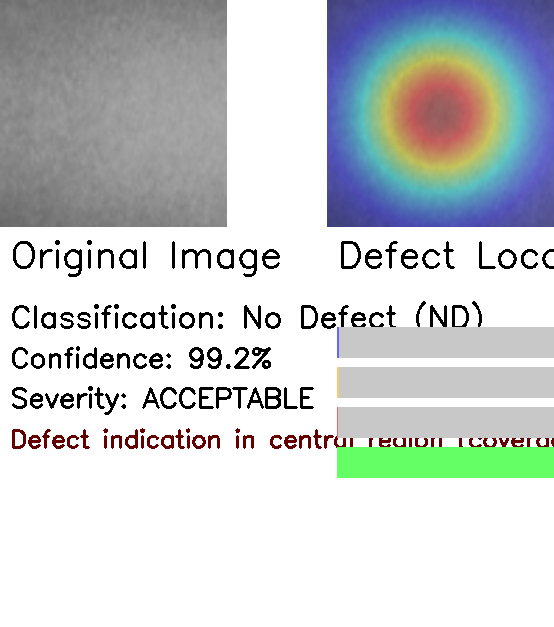
#> input picture backend/test_xai_panel_RRT-09R_Img1_A80_S9_[2][23].png, 554 x 627 px
$ python -i image_processor.py   (imports and definitions only)
#> lines starting #> are read from the running program, lines starting #| are printed output that depends on the picture
#> further down, picture is the input picture: shape (627, 554, 3); mean B, G, R 207.5, 206.8, 201.8
"""Image preprocessing utilities for XAI Visual Quality Control.

This module provides image preprocessing functions including loading,
normalization, resizing, and data type validation.
"""

from typing import Optional, Tuple, Union
import numpy as np
import cv2
from PIL import Image


class ImageProcessor:
    """Image processor for preparing images for model inference.

    This class handles image loading, preprocessing, normalization,
    and validation to ensure consistent input format for detection models.
    """

    def __init__(
        self,
        target_size: Tuple[int, int] = (512, 512),
        normalize: bool = True,
        mean: Tuple[float, float, float] = (0.485, 0.456, 0.406),
        std: Tuple[float, float, float] = (0.229, 0.224, 0.225)
    ):
        """Initialize the ImageProcessor.

        Args:
            target_size: Target image size as (height, width).
            normalize: Whether to normalize pixel values.
            mean: Mean values for normalization (RGB).
            std: Standard deviation values for normalization (RGB).
        """
        self.target_size = target_size
        self.normalize = normalize
        self.mean = np.array(mean, dtype=np.float32)
        self.std = np.array(std, dtype=np.float32)

    # [46 lines left out: functions load_image, load_image_from_bytes, not called in this run]

    def resize_image(
        self,
        image: np.ndarray,
        target_size: Optional[Tuple[int, int]] = None
    ) -> np.ndarray:
        """Resize image to target size.

        Args:
            image: Input image as numpy array.
            target_size: Optional target size, uses self.target_size if None.

        Returns:
            Resized image.
        """
        if target_size is None:
            target_size = self.target_size

        resized = cv2.resize(
            image,
            (target_size[1], target_size[0]),
            interpolation=cv2.INTER_LINEAR
        )
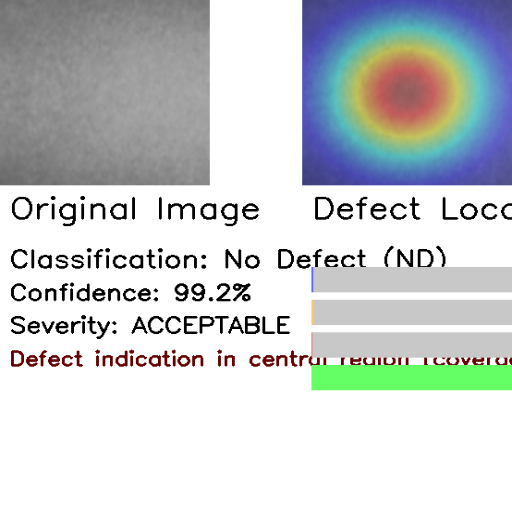
#> resized: shape (512, 512, 3); mean B, G, R 207.4, 206.7, 201.8
        return resized

    def normalize_image(
        self,
        image: np.ndarray
    ) -> np.ndarray:
        """Normalize image pixel values.

        Args:
            image: Input image as numpy array with values in [0, 255].

        Returns:
            Normalized image with values scaled by mean and std.

        Raises:
            ValueError: If image dtype is invalid.
        """
        if not np.issubdtype(image.dtype, np.integer) and not np.issubdtype(image.dtype, np.floating):
            raise ValueError(f"Invalid image dtype: {image.dtype}")

        image = image.astype(np.float32)
        if image.max() > 1.0:
            image = image / 255.0

        if self.normalize:
            image = (image - self.mean) / self.std
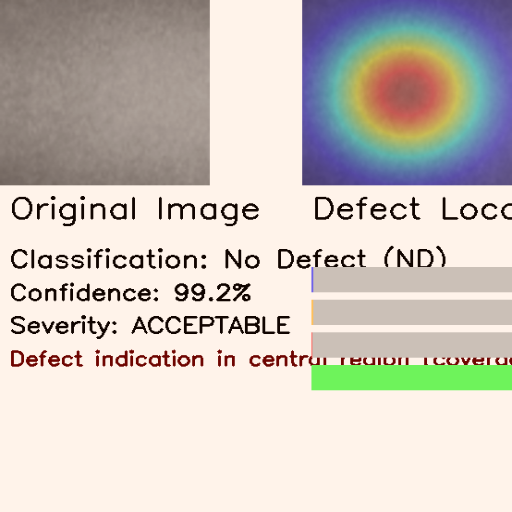
#> image: shape (512, 512, 3) float32; mean of channels 0, 1, 2 1.44, 1.58, 1.71; drawn with min black and max white

        return image

    # [74 lines left out: function adjust_contrast, not called in this run]

    def preprocess(
        self,
        image: Union[str, np.ndarray, bytes],
        resize: bool = True,
        contrast: float = 1.0,
        contrast_method: str = 'linear'
    ) -> np.ndarray:
        """Complete preprocessing pipeline.

        Args:
            image: Input image as file path, numpy array, or bytes.
            resize: Whether to resize the image.
            contrast: Contrast adjustment factor (1.0 = no change).
            contrast_method: Method for contrast adjustment ('linear', 'histogram', 'clahe', 'gamma').

        Returns:
            Preprocessed image ready for model inference.
        """
        if isinstance(image, str):
            image = self.load_image(image)
        elif isinstance(image, bytes):
            image = self.load_image_from_bytes(image)
        elif not isinstance(image, np.ndarray):
            raise ValueError(f"Unsupported image type: {type(image)}")

        # Apply contrast adjustment before other processing
        if contrast != 1.0 or contrast_method != 'linear':
            image = self.adjust_contrast(image, contrast, contrast_method)

        if resize:
            image = self.resize_image(image)

        image = self.normalize_image(image)

        return image

    # [55 lines left out: functions to_tensor, add_batch_dimension, validate_image_format, not called in this run]


import io

>>> import cv2
>>> picture = cv2.imread('../../test_xai_panel_RRT-09R_Img1_A80_S9_[2][23].png')
>>> result = ImageProcessor().preprocess(picture)

$ run again, on backend/test_xai_panel_bam5_Img1_A80_S2_[4][21].png
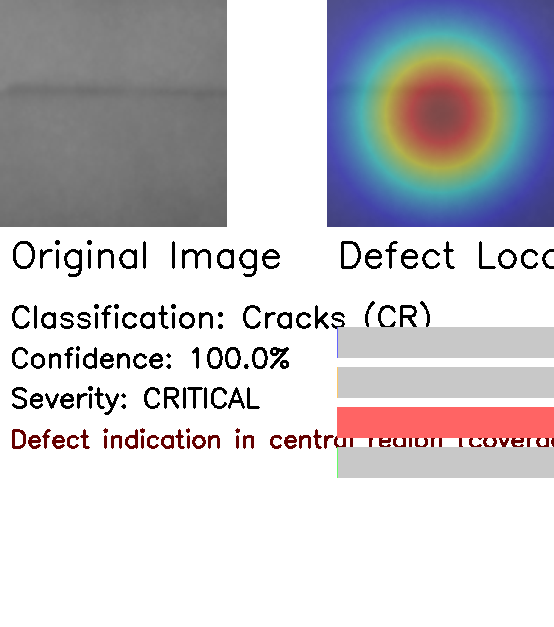
#> input picture backend/test_xai_panel_bam5_Img1_A80_S2_[4][21].png, 554 x 627 px
#> picture is the input picture: shape (627, 554, 3); mean B, G, R 203.1, 199.4, 200.5
#> in resize_image, `resized = cv2.resize( image, (target_size[1], target_size[0]), interpo..`:
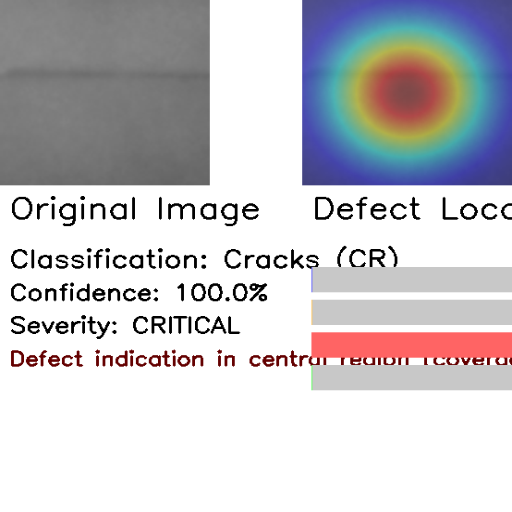
#> resized: shape (512, 512, 3); mean B, G, R 203, 199.3, 200.4
#> in normalize_image, `image = (image - self.mean) / self.std`:
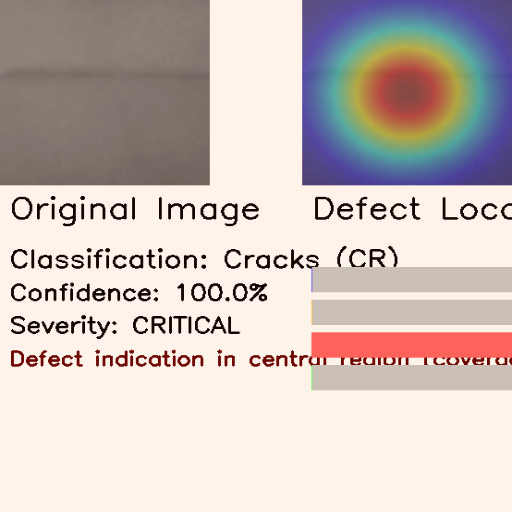
#> image: shape (512, 512, 3) float32; mean of channels 0, 1, 2 1.36, 1.45, 1.69; drawn with min black and max white

$ run again, on backend/test_xai_panel_bam5_Img2_A80_S1_[11][4].png
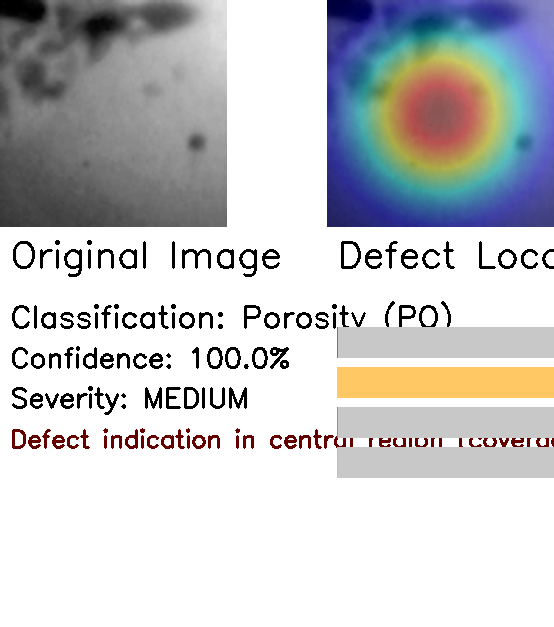
#> input picture backend/test_xai_panel_bam5_Img2_A80_S1_[11][4].png, 554 x 627 px
#> picture is the input picture: shape (627, 554, 3); mean B, G, R 202.5, 200.8, 199.9
#> in resize_image, `resized = cv2.resize( image, (target_size[1], target_size[0]), interpo..`:
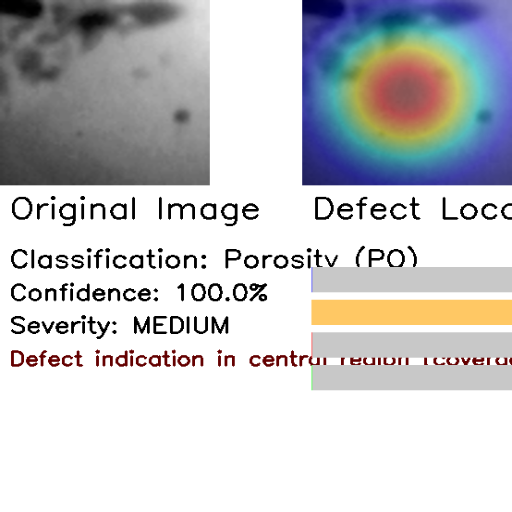
#> resized: shape (512, 512, 3); mean B, G, R 202.5, 200.7, 199.8
#> in normalize_image, `image = (image - self.mean) / self.std`:
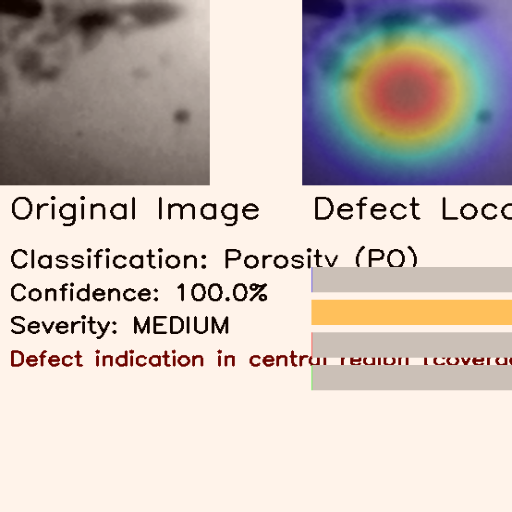
#> image: shape (512, 512, 3) float32; mean of channels 0, 1, 2 1.35, 1.48, 1.68; drawn with min black and max white
